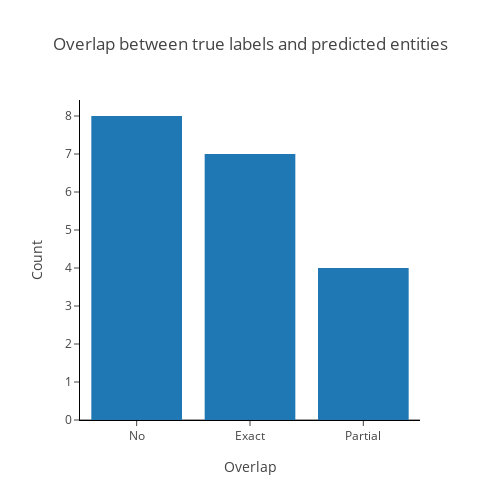

Notebook cell for this chart:
### Markdown cell above
#### Count plots

### Code cell
df = pd.DataFrame(manual_evaluation["Overlap"].value_counts())
df.reset_index(inplace = True)
fig_bar = px.bar(df, y = 'count', x= "Overlap",
                 title = "Overlap between true labels and predicted entities",
                 template = "none",
                 height = 500,
                 width=500,
                )
fig_bar.layout.xaxis.title = "Overlap"
fig_bar.layout.yaxis.title = "Count"
fig_bar.update_layout(xaxis=dict(dtick=1))
fig_bar.update_xaxes(
    mirror=False,
    ticks='outside',
    showline=True,
    linecolor='black',
    gridcolor='white'
)
fig_bar.update_yaxes(
    mirror=False,
    ticks='outside',
    showline=True,
    linecolor='black',
    gridcolor='white'
)
fig_bar.show()

### Figure 1 — Plotly figure (JSON) as saved in the notebook; plotly's stock layout.template omitted (floating-point values rounded to 4 significant figures)
{"data": [{"hovertemplate": "Overlap=%{x}<br>count=%{y}<extra></extra>", "legendgroup": "", "marker": {"color": "#1F77B4", "pattern": {"shape": ""}}, "name": "", "orientation": "v", "showlegend": false, "textposition": "auto", "type": "bar", "x": ["No", "Exact", "Partial"], "xaxis": "x", "y": [8, 7, 4], "yaxis": "y"}], "layout": {"barmode": "relative", "height": 500, "legend": {"tracegroupgap": 0}, "title": {"text": "Overlap between true labels and predicted entities"}, "width": 500, "xaxis": {"anchor": "y", "domain": [0, 1], "dtick": 1, "gridcolor": "white", "linecolor": "black", "mirror": false, "showline": true, "ticks": "outside", "title": {"text": "Overlap"}}, "yaxis": {"anchor": "x", "domain": [0, 1], "gridcolor": "white", "linecolor": "black", "mirror": false, "showline": true, "ticks": "outside", "title": {"text": "Count"}}}}
